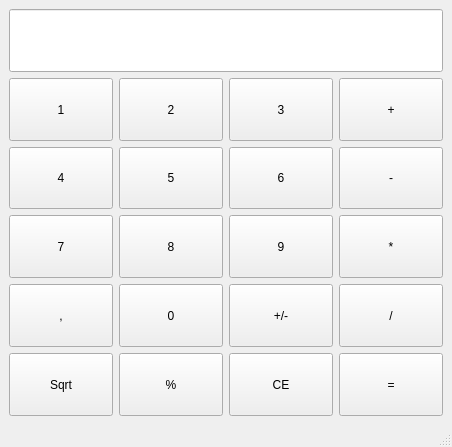
<?xml version="1.0" encoding="UTF-8"?>
<ui version="4.0">
 <class>MainWindow</class>
 <widget class="QMainWindow" name="MainWindow">
  <property name="geometry">
   <rect>
    <x>0</x>
    <y>0</y>
    <width>452</width>
    <height>447</height>
   </rect>
  </property>
  <property name="minimumSize">
   <size>
    <width>452</width>
    <height>447</height>
   </size>
  </property>
  <property name="maximumSize">
   <size>
    <width>452</width>
    <height>447</height>
   </size>
  </property>
  <property name="windowTitle">
   <string>MainWindow</string>
  </property>
  <widget class="QWidget" name="centralwidget">
   <layout class="QGridLayout" name="gridLayout">
    <item row="0" column="0" colspan="4">
     <widget class="QLineEdit" name="ekran">
      <property name="sizePolicy">
       <sizepolicy hsizetype="Preferred" vsizetype="Preferred">
        <horstretch>0</horstretch>
        <verstretch>0</verstretch>
       </sizepolicy>
      </property>
      <property name="font">
       <font>
        <family>Calibri</family>
        <pointsize>20</pointsize>
        <italic>false</italic>
        <bold>false</bold>
        <underline>false</underline>
        <strikeout>false</strikeout>
        <kerning>false</kerning>
       </font>
      </property>
      <property name="layoutDirection">
       <enum>Qt::LayoutDirection::LeftToRight</enum>
      </property>
      <property name="alignment">
       <set>Qt::AlignmentFlag::AlignRight|Qt::AlignmentFlag::AlignTrailing|Qt::AlignmentFlag::AlignVCenter</set>
      </property>
      <property name="readOnly">
       <bool>true</bool>
      </property>
     </widget>
    </item>
    <item row="5" column="0">
     <widget class="QPushButton" name="coma">
      <property name="sizePolicy">
       <sizepolicy hsizetype="Preferred" vsizetype="Preferred">
        <horstretch>0</horstretch>
        <verstretch>0</verstretch>
       </sizepolicy>
      </property>
      <property name="text">
       <string>,</string>
      </property>
     </widget>
    </item>
    <item row="1" column="1">
     <widget class="QPushButton" name="dwa">
      <property name="sizePolicy">
       <sizepolicy hsizetype="Preferred" vsizetype="Preferred">
        <horstretch>0</horstretch>
        <verstretch>0</verstretch>
       </sizepolicy>
      </property>
      <property name="text">
       <string>2</string>
      </property>
     </widget>
    </item>
    <item row="5" column="2">
     <widget class="QPushButton" name="plusm">
      <property name="sizePolicy">
       <sizepolicy hsizetype="Preferred" vsizetype="Preferred">
        <horstretch>0</horstretch>
        <verstretch>0</verstretch>
       </sizepolicy>
      </property>
      <property name="text">
       <string>+/-</string>
      </property>
     </widget>
    </item>
    <item row="7" column="2">
     <widget class="QPushButton" name="clear">
      <property name="sizePolicy">
       <sizepolicy hsizetype="Preferred" vsizetype="Preferred">
        <horstretch>0</horstretch>
        <verstretch>0</verstretch>
       </sizepolicy>
      </property>
      <property name="text">
       <string>CE</string>
      </property>
     </widget>
    </item>
    <item row="3" column="1">
     <widget class="QPushButton" name="piec">
      <property name="sizePolicy">
       <sizepolicy hsizetype="Preferred" vsizetype="Preferred">
        <horstretch>0</horstretch>
        <verstretch>0</verstretch>
       </sizepolicy>
      </property>
      <property name="text">
       <string>5</string>
      </property>
     </widget>
    </item>
    <item row="1" column="2">
     <widget class="QPushButton" name="trzy">
      <property name="sizePolicy">
       <sizepolicy hsizetype="Preferred" vsizetype="Preferred">
        <horstretch>0</horstretch>
        <verstretch>0</verstretch>
       </sizepolicy>
      </property>
      <property name="text">
       <string>3</string>
      </property>
     </widget>
    </item>
    <item row="4" column="2">
     <widget class="QPushButton" name="dziewiec">
      <property name="sizePolicy">
       <sizepolicy hsizetype="Preferred" vsizetype="Preferred">
        <horstretch>0</horstretch>
        <verstretch>0</verstretch>
       </sizepolicy>
      </property>
      <property name="text">
       <string>9</string>
      </property>
     </widget>
    </item>
    <item row="3" column="0">
     <widget class="QPushButton" name="cztery">
      <property name="sizePolicy">
       <sizepolicy hsizetype="Preferred" vsizetype="Preferred">
        <horstretch>0</horstretch>
        <verstretch>0</verstretch>
       </sizepolicy>
      </property>
      <property name="text">
       <string>4</string>
      </property>
     </widget>
    </item>
    <item row="4" column="0">
     <widget class="QPushButton" name="siedem">
      <property name="sizePolicy">
       <sizepolicy hsizetype="Preferred" vsizetype="Preferred">
        <horstretch>0</horstretch>
        <verstretch>0</verstretch>
       </sizepolicy>
      </property>
      <property name="text">
       <string>7</string>
      </property>
     </widget>
    </item>
    <item row="3" column="2">
     <widget class="QPushButton" name="szesc">
      <property name="sizePolicy">
       <sizepolicy hsizetype="Preferred" vsizetype="Preferred">
        <horstretch>0</horstretch>
        <verstretch>0</verstretch>
       </sizepolicy>
      </property>
      <property name="text">
       <string>6</string>
      </property>
     </widget>
    </item>
    <item row="7" column="1">
     <widget class="QPushButton" name="modu">
      <property name="sizePolicy">
       <sizepolicy hsizetype="Preferred" vsizetype="Preferred">
        <horstretch>0</horstretch>
        <verstretch>0</verstretch>
       </sizepolicy>
      </property>
      <property name="text">
       <string>%</string>
      </property>
     </widget>
    </item>
    <item row="4" column="1">
     <widget class="QPushButton" name="osiem">
      <property name="sizePolicy">
       <sizepolicy hsizetype="Preferred" vsizetype="Preferred">
        <horstretch>0</horstretch>
        <verstretch>0</verstretch>
       </sizepolicy>
      </property>
      <property name="text">
       <string>8</string>
      </property>
     </widget>
    </item>
    <item row="5" column="1">
     <widget class="QPushButton" name="zero">
      <property name="sizePolicy">
       <sizepolicy hsizetype="Preferred" vsizetype="Preferred">
        <horstretch>0</horstretch>
        <verstretch>0</verstretch>
       </sizepolicy>
      </property>
      <property name="text">
       <string>0</string>
      </property>
     </widget>
    </item>
    <item row="7" column="0">
     <widget class="QPushButton" name="pierw">
      <property name="sizePolicy">
       <sizepolicy hsizetype="Preferred" vsizetype="Preferred">
        <horstretch>0</horstretch>
        <verstretch>0</verstretch>
       </sizepolicy>
      </property>
      <property name="text">
       <string>Sqrt</string>
      </property>
     </widget>
    </item>
    <item row="1" column="0">
     <widget class="QPushButton" name="jeden">
      <property name="sizePolicy">
       <sizepolicy hsizetype="Preferred" vsizetype="Preferred">
        <horstretch>0</horstretch>
        <verstretch>0</verstretch>
       </sizepolicy>
      </property>
      <property name="text">
       <string>1</string>
      </property>
     </widget>
    </item>
    <item row="1" column="3">
     <widget class="QPushButton" name="dod">
      <property name="sizePolicy">
       <sizepolicy hsizetype="Preferred" vsizetype="Preferred">
        <horstretch>0</horstretch>
        <verstretch>0</verstretch>
       </sizepolicy>
      </property>
      <property name="text">
       <string>+</string>
      </property>
     </widget>
    </item>
    <item row="3" column="3">
     <widget class="QPushButton" name="odej">
      <property name="sizePolicy">
       <sizepolicy hsizetype="Preferred" vsizetype="Preferred">
        <horstretch>0</horstretch>
        <verstretch>0</verstretch>
       </sizepolicy>
      </property>
      <property name="text">
       <string>-</string>
      </property>
     </widget>
    </item>
    <item row="4" column="3">
     <widget class="QPushButton" name="mnoz">
      <property name="sizePolicy">
       <sizepolicy hsizetype="Preferred" vsizetype="Preferred">
        <horstretch>0</horstretch>
        <verstretch>0</verstretch>
       </sizepolicy>
      </property>
      <property name="text">
       <string>*</string>
      </property>
     </widget>
    </item>
    <item row="5" column="3">
     <widget class="QPushButton" name="dziel">
      <property name="sizePolicy">
       <sizepolicy hsizetype="Preferred" vsizetype="Preferred">
        <horstretch>0</horstretch>
        <verstretch>0</verstretch>
       </sizepolicy>
      </property>
      <property name="text">
       <string>/</string>
      </property>
     </widget>
    </item>
    <item row="7" column="3">
     <widget class="QPushButton" name="wynik">
      <property name="sizePolicy">
       <sizepolicy hsizetype="Preferred" vsizetype="Preferred">
        <horstretch>0</horstretch>
        <verstretch>0</verstretch>
       </sizepolicy>
      </property>
      <property name="text">
       <string>=</string>
      </property>
     </widget>
    </item>
   </layout>
  </widget>
  <widget class="QMenuBar" name="menubar">
   <property name="geometry">
    <rect>
     <x>0</x>
     <y>0</y>
     <width>452</width>
     <height>22</height>
    </rect>
   </property>
  </widget>
  <widget class="QStatusBar" name="statusbar"/>
 </widget>
 <resources/>
 <connections/>
</ui>
